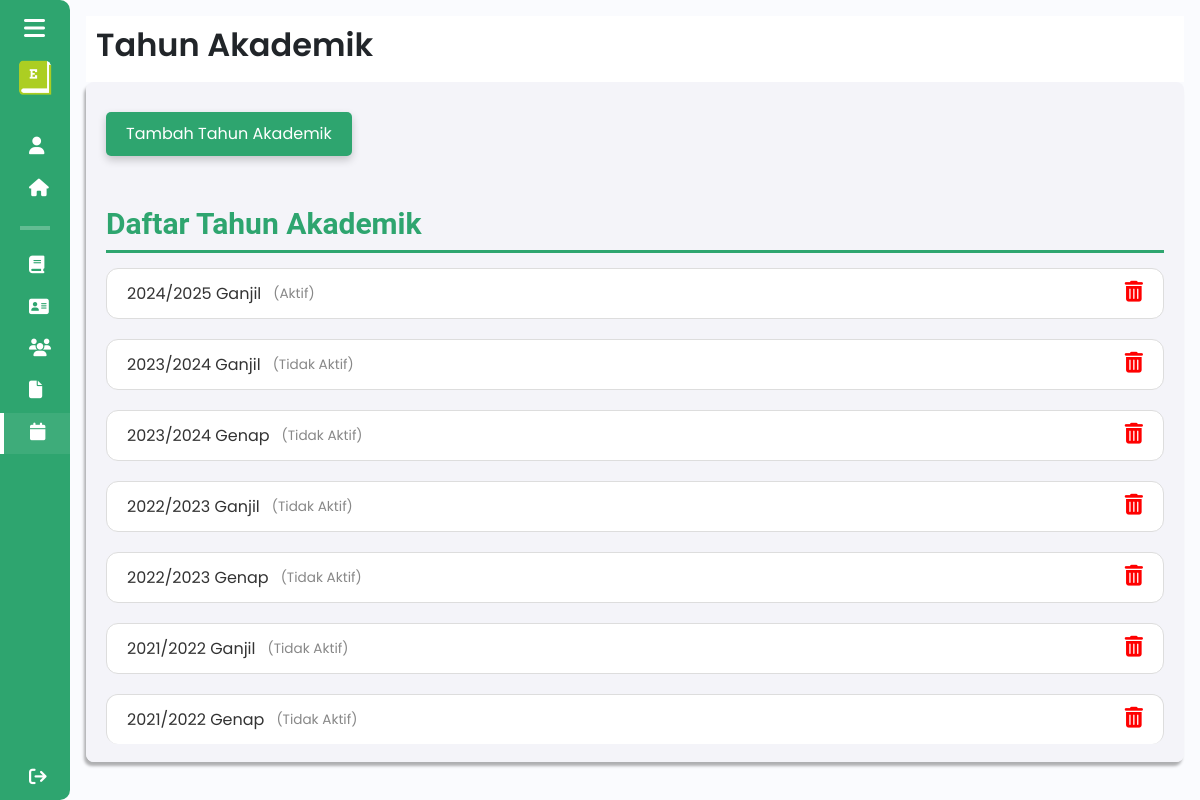
The app's page /admin/tahun_akademik (signed in) with its own data.
### tables this page shows
CREATE TABLE `tahun_akademik` (
  `id` int(11) NOT NULL,
  `tahun` varchar(4) NOT NULL,
  `jenis_tahun` enum('Ganjil','Genap') NOT NULL,
  `status` enum('Aktif','Tidak Aktif') NOT NULL
);

### components/pages/admin/tahun_akademik.php (the view, shortened to what this page needs)
<!DOCTYPE html>
<html lang="en">
<head>
    <link href="https://cdn.lineicons.com/4.0/lineicons.css" rel="stylesheet" />
    <link href="https://cdn.jsdelivr.net/npm/bootstrap@5.3.0-alpha3/dist/css/bootstrap.min.css" rel="stylesheet"
>
    <link rel="stylesheet" href="/Entree/assets/css/admin/tahun_akademik.css">
</head>
<body>
    <div class="wrapper">
        <?php
        include 'sidebar_admin.php';
        ?>
        <div class="main p-3">
            <div class="main_header">
                <?php
                    include 'header_admin.php';
                ?>
            </div>
            <div class="main_wrapper">
                <button type="button" class="btn-tambah" data-bs-toggle="modal" data-bs-target="#tahunAkademikModal">
                    Tambah Tahun Akademik
                </button>
                <div>
                    <h5 id="fileHeading">Daftar Tahun Akademik</h5>
                    <ul id="fileList">
                        <?php
                        include $_SERVER['DOCUMENT_ROOT'] . '/Entree/config/db_connection.php';
                        $sql = "SELECT tahun, jenis_tahun, status FROM tahun_akademik ORDER BY tahun DESC";
                        $result = $conn->query($sql);
                        if ($result->num_rows > 0) {
                            while ($row = $result->fetch_assoc()) {
                                $tahun_berikutnya = $row['tahun'] + 1;
                                $status_tahun = strcasecmp(trim($row['status']), 'Aktif') == 0 ? 'Aktif' : 'Tidak Aktif';
                                echo "
                                <li>
                                    <div class='file-info'>
                                        {$row['tahun']}/{$tahun_berikutnya} {$row['jenis_tahun']}
                                        <span>($status_tahun)</span>
                                    </div>
                                    <div class='icon-group'>
                                        <a
                                            href='hapus_tahun_akademik?tahun={$row['tahun']}&jenis={$row['jenis_tahun']}'
                                            onclick='return confirm(\"Hapus tahun akademik ini?\");'
                                            data-bs-toggle='tooltip'
                                            data-bs-custom-class='custom-tooltip'
                                            data-bs-title='Hapus Tahun Akademik'>
                                            <i class='fa-solid fa-trash-can' style='color: red;'></i>
                                        </a>
                                    </div>
                                </li>";
                            }
                        } else {
                            echo "<li>Belum ada data tahun akademik.</li>";
                        }
                        ?>
                    </ul>
                </div>
            </div>
        </div>
    </div>
</body>
</html>

### assets/css/admin/tahun_akademik.css (style rules this page uses)
.main_wrapper .btn-tambah { background-color: #2ea56f; color: white; padding: 10px 20px; border: none; cursor: pointer; font-size: 16px; margin-top: 10px; border-radius: 5px; box-shadow: 0 4px 8px rgba(0, 0, 0, 0.2); transition: transform 0.2s ease, box-shadow 0.2s ease; }
#fileHeading { margin-top: 50px; font-size: 30px; font-weight: bold; color: #2ea56f; text-align: left; border-bottom: 3px solid #2ea56f; padding-bottom: 8px; margin-bottom: 15px; font-family: "Roboto", sans-serif; }
#fileList { padding: 0; margin: 0; background: #ffffff; text-align: left; background: none; }
#fileList li { display: flex; justify-content: space-between; align-items: center; padding: 12px 20px; border-bottom: 1px solid #e0e0e0; border: 1px solid #ddd; border-radius: 12px; font-size: 1rem; color: #333; background: #ffffff; margin-bottom: 20px; transition: background 0.3s, transform 0.2s; }
#fileList li:last-child { border-bottom: none; }
#fileList li .file-info { display: flex; flex-direction: row; align-items: center; }
#fileList li .icon-group { display: flex; gap: 15px; }
#fileList li .icon-group i { font-size: 1.3rem; color: #2ea56f; cursor: pointer; transition: color 0.3s, transform 0.2s; }
#fileList li .file-info span { font-size: 0.85rem; color: #888; margin-left: 12px; white-space: nowrap; }

### assets/css/sidebar.css (style rules this page uses)
a { text-decoration: none; }
li { list-style: none; }
body { font-family: "Poppins", sans-serif; }
.wrapper { display: flex; }
.main { min-height: 100vh; width: 100%; overflow: hidden; transition: all 0.35s ease-in-out; background-color: #fafbfe; }
.main_wrapper { width: 100%; height: 85vh; background-color: #f4f4f9; box-shadow: -2px 4px 3px rgba(0, 0, 0, 0.3); margin: 0; padding: 20px; overflow-y: auto; border-radius: 8px; }

### assets/css/header.css (style rules this page uses)
a { text-decoration: none; }
li { list-style: none; }
body { font-family: "Poppins", sans-serif; }
.main_header { display: flex; justify-content: space-between; align-items: center; padding: 5px; background-color: #fff; min-height: 50px; }

### records on screen
tahun_akademik: tahun "2024", tahun "2025", jenis_tahun "Ganjil", status "Aktif"
tahun_akademik: tahun "2023", tahun "2024", jenis_tahun "Ganjil", status "Tidak Aktif"
tahun_akademik: tahun "2023", tahun "2024", jenis_tahun "Genap", status "Tidak Aktif"
tahun_akademik: tahun "2022", tahun "2023", jenis_tahun "Ganjil", status "Tidak Aktif"
tahun_akademik: tahun "2022", tahun "2023", jenis_tahun "Genap", status "Tidak Aktif"
tahun_akademik: tahun "2021", tahun "2022", jenis_tahun "Ganjil", status "Tidak Aktif"
tahun_akademik: tahun "2021", tahun "2022", jenis_tahun "Genap", status "Tidak Aktif"

### other values on screen
$pageTitle "Tahun Akademik"
